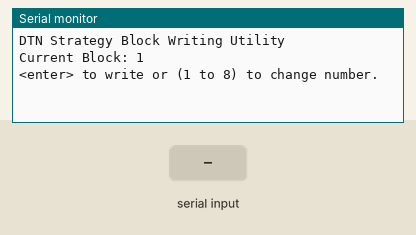
Simulated run of this sketch. Board: Arduino Uno, built with avr-gcc and run on an emulated ATmega328P. Shown: the last lines printed to the serial monitor. The inputs (shaded band) are chosen by the test bench.

Above: at 1.2 s.
1.3 s: "q" received over Serial
At 2.6 s:
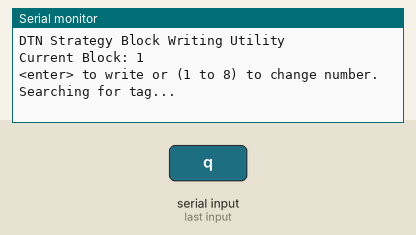
2.9 s: "q" received over Serial
At 3.7 s:
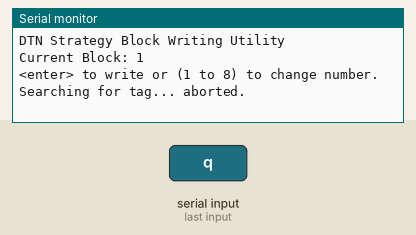
4.4 s: "q" received over Serial
At 5.0 s:
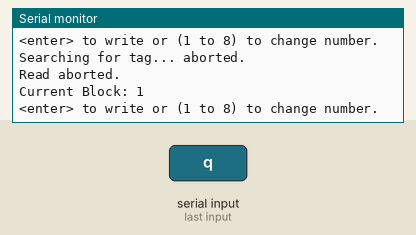

The sketch:

tag_writer.ino
```cpp
// (licence header left out)
#include <SoftwareSerial.h>

SoftwareSerial rfid(7, 8);

//Global var
byte response[30];
int currentBlock= 1;

//INIT
void setup()
{
  Serial.begin(9600);
  Serial.println();
  Serial.println("DTN Strategy Block Writing Utility");

  // set the data rate for the SoftwareSerial ports
  rfid.begin(19200);
  delay(10);
  halt();

  //while(1) dump_response();
}

void loop(){ while(1) {
  Serial.println();
  Serial.print("Current Block: ");
  Serial.println(currentBlock);
  Serial.println("<enter> to write or (1 to 8) to change number.");
  int newNum= getInput();
  if (newNum != -1){ currentBlock= newNum; break; }

  Serial.print("Searching for tag... ");
  while(!searchForTag());
  int tagNum= readTag();
  if (tagNum == -1) break;
  if(tagNum != 0) Serial.print(tagNum);
  if(tagNum == currentBlock){ Serial.println("\nNo write needed."); delay(500); break; }
  Serial.println();

  writeTag(currentBlock);
  Serial.print("Verifying... ");
  while(!searchForTag());
  tagNum= readTag();
  if (tagNum == currentBlock) Serial.println("OK");
  else Serial.println("ERROR");
  delay(500);
  if (tagNum == -1) break;
}}

void writeTag(byte n){
  Serial.print("Writing tag number: ");
  Serial.println(n);
  byte data[]= {n,n,n,n, 0,0,0,0, 0,0,0,0, 0,0,0,0};
  writeBlock(0x04, data);

}

// -1 for error
int getInput(){
  while(!Serial.available());
  delay(100);
  int num= Serial.read();
  while(Serial.available()) Serial.read();
  Serial.flush();
  num-= 48; // '0' == 48
  if (num < 0) return -1;
  if (num > 9) return -1;
  return num;
}

int readTag(){
  byte addr= 0x04;
  byte cmd= readBlock(addr);
  int len= getResponse(cmd);
  if (len == -1) Serial.println("Read aborted.");
  else if (len == 0) Serial.println("Read failed.");
  else if (response[0] != addr) Serial.println("Read failed: unexpected data");
  else if (response[0] == addr){
    //Serial.print("Tag Read: ");
    //Serial.println(response[1], HEX);
  }

  if (len < 1) return -1;
  int tagNum= response[1];
  for(int i=1; i<5; i++) if (response[i] != tagNum){
    Serial.print("found new tag.");
    return 0;
  }
  return tagNum;
}

boolean searchForTag(){
  delay(20);
  byte cmd= seek();

  int len;
  len= getResponse(cmd);
  if (len == -1) Serial.println("aborted.");
  else if (len == 0) Serial.println("failed.");
  else if (response[0] == 0x01); // Serial.print("found: ");
  else return false;

  return true;
}

// returns length of response, -1 for abort, 0 for fail
int getResponse(byte cmd){
  // minimum response length is 5 bytes: header, reserved, length, command, csum
  while(rfid.available() < 5) if (checkAbort()) return -1;
  delay(50); // wait for UART to fill

  // check message validity
  byte csum= 0;
  if (rfid.read() != 0xFF){ rfid.flush(); return 0; } // header
  if (rfid.read() != 0x00){ rfid.flush(); return 0; } // reserved
  byte len= rfid.read();
  csum+= len;
  byte c= rfid.read(); // command
  csum+= c;
  len--;
  if (rfid.available() < len+1){ rfid.flush(); return 0; }
  for (int i= 0; i<len; i++){
    byte in= rfid.read();
    response[i]= in;
    csum+= in;
  }
  if (csum != rfid.read()){ rfid.flush(); Serial.println("bad csum"); return 0; }
  if (c != cmd){
    if (rfid.available()) len= getResponse(cmd);
    else{
      Serial.println("wrong command");
      return 0;
    }
  }
  return len;
}

boolean checkAbort(){
  boolean a= false;
  while (Serial.available()) if (Serial.read() == 'q') a= true;
  return a;
}

void writeBlock(byte addr, byte * data){
  byte msg[18];
  msg[0]= 0x89; // write command
  msg[1]= addr; // block number
  for (int i=0; i<16; i++) msg[i+2]= data[i];
  sendCommand(18, msg);
}

byte readBlock(byte addr){
  byte cmd= 0x86;
  byte msg[]= {cmd, addr};
  sendCommand(2, msg);
  return cmd;
}

void sendCommand(byte len, byte * msg){
  byte csum= len;
  rfid.write((uint8_t)0xFF); // Header
  rfid.write((uint8_t)0x00); // Reserved
  rfid.write((uint8_t)len); // Length (command+data)
  for (byte i=0; i<len; i++){
    rfid.write((uint8_t)msg[i]);
    csum+= msg[i];
  }
  rfid.write((uint8_t)csum);
  delay(10);

  //Serial.println();
  //Serial.print("Command: ");
  //for (int i=0; i<len; i++){
  //  Serial.print(msg[i], HEX);
  //  Serial.print(" ");
  //}
}

void dumpResponse(){
  while(rfid.available()){
    int nextByte= rfid.read();
    if (nextByte == 0xFF) Serial.println();
    Serial.print(nextByte, HEX);
    Serial.print(' ');
  }
  //Serial.println();
}

void halt()
{
 //Halt tag
  rfid.write((uint8_t)255);
  rfid.write((uint8_t)0);
  rfid.write((uint8_t)1);
  rfid.write((uint8_t)147); // 0x93 Halt
  rfid.write((uint8_t)148);
}

// returns command byte
byte seek()
{
  byte msg[1];
  msg[0]= 0x82;
  sendCommand(1, msg);
  return 0x82;
}
```

Measured:
- after the input at 1.3 s, the serial monitor: prints a new line after 0.10 s (image 1)
- after the input at 2.9 s, the serial monitor: prints a new line at once (image 2)
- after the input at 4.4 s, the serial monitor: prints a new line at once (image 3)
